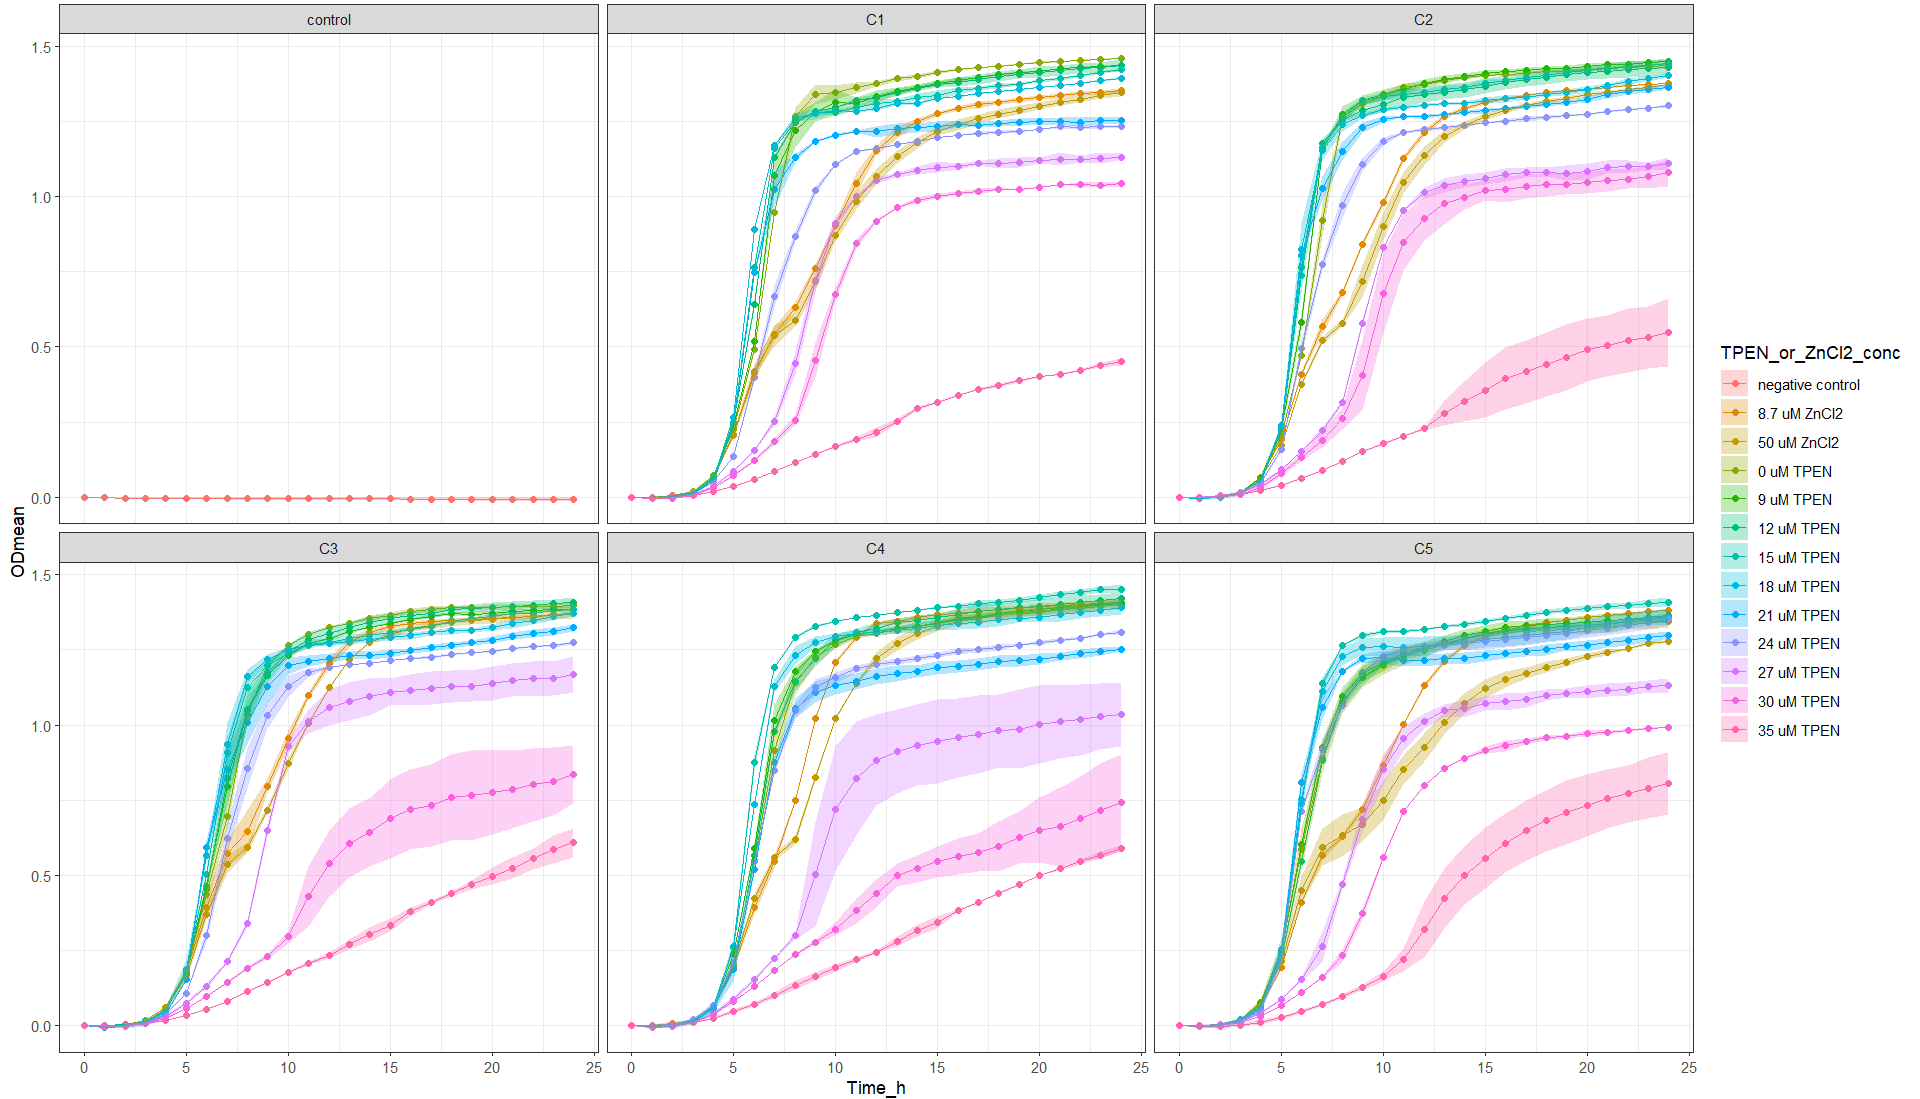

Source code (R):
setwd("~/ITQB/Plate readings/Exp31_2plates_04042024")

library(tidyverse)

library(readxl)
Exp31 <- Exp31_2plates_04042024 <- read_excel("Exp31_2plates_04042024_final_final.xlsx")
View(Exp31) 

Exp31_v1 <- Exp31 %>%
  pivot_longer(names_to = "Condition", values_to = "OD_578", cols = -Time_h)
Exp31_v1
View(Exp31_v1)


Exp31_v2 <- separate(Exp31_v1, Condition, 
                     c("Community",
                       "Transfer_medium",
                       "Zn_condition", 
                       "Tech_Repl",
                       "Biol_Repl",
                       "TPEN_or_ZnCl2_conc",
                       "Well_number"), 
                     sep = "_", remove = FALSE,
                     convert = FALSE)
View(Exp31_v2)

Exp31_v2$OD_578 <- as.numeric (Exp31_v2$OD_578) #Because OD_578 values are character

Exp31_v2$TPEN_or_ZnCl2_conc <- factor(Exp31_v2$TPEN_or_ZnCl2_conc, levels = c("nodrug",
                                                                              "1.74",
                                                                              "10",
                                                                              "0",
                                                                              "1.8",
                                                                              "2.4",
                                                                              "3.0",
                                                                              "3.6",
                                                                              "4.2",
                                                                              "4.8",
                                                                              "5.4",
                                                                              "6.0",
                                                                              "7.0"))

Exp31_v2 <- Exp31_v2 %>% mutate(TPEN_or_ZnCl2_conc = recode (TPEN_or_ZnCl2_conc,
                                                    "nodrug" = "control",
                                                    "1.74" = "17.4uM",
                                                    "10" = "50uM",
                                                    "0" = "0uM",
                                                    "1.8" = "9uM",
                                                    "2.4" = "12uM",
                                                    "3.0" = "15uM",
                                                    "3.6" = "18uM",
                                                    "4.2" = "21uM",
                                                    "4.8" = "24uM",
                                                    "5.4" = "27uM",
                                                    "6.0" = "30uM",
                                                    "7.0" = "35uM"))


Exp31_v2$Community <- factor(Exp31_v2$Community, levels = c("control",
                                                            "C1",
                                                            "C2",
                                                            "C3",
                                                            "C4",
                                                            "C5"))

Exp31_v2 %>%
  ggplot(aes(x= Time_h, y=OD_578, color = Tech_Repl)) +
  geom_line() +
  facet_grid (Community ~ TPEN_or_ZnCl2_conc)


Exp31_v3<- Exp31_v2 %>% group_by(Community, Transfer_medium, Zn_condition, Tech_Repl, Biol_Repl, Well_number) %>%
  mutate(blank = Time_h ==0)

View(Exp31_v3)

Exp31_v4 <- Exp31_v3 %>%
  group_by(Community, Transfer_medium, Zn_condition, Tech_Repl, Biol_Repl, Well_number) %>%
  mutate(OD = OD_578 - OD_578[blank]) %>%
  ungroup()


View(Exp31_v4)

#Obtain the mean and sd
Exp31_v5 <- Exp31_v4 %>% group_by(Time_h, Community, TPEN_or_ZnCl2_conc, Zn_condition) %>%
  summarise(ODmean = mean(OD), sdOD = sd(OD), n())

Exp31_v5$Community <- factor(Exp31_v5$Community, levels = c("control",
                                                            "C1",
                                                            "C2",
                                                            "C3",
                                                            "C4",
                                                            "C5"))


Exp31_v5 <- Exp31_v5 %>% mutate(TPEN_or_ZnCl2_conc =  recode (TPEN_or_ZnCl2_conc,
                                                              "control" = "negative control",
                                                              "17.4uM" = "17.4 uM ZnCl2",
                                                              "50uM" = "50 uM ZnCl2",
                                                              "0uM" = "0 uM TPEN",
                                                              "9uM" = "9 uM TPEN",
                                                              "12uM" = "12 uM TPEN",
                                                              "15uM" = "15 uM TPEN",
                                                              "18uM" = "18 uM TPEN",
                                                              "21uM" = "21 uM TPEN",
                                                              "24uM" = "24 uM TPEN",
                                                              "27uM" = "27 uM TPEN",
                                                              "30uM" = "30 uM TPEN",
                                                              "35uM" = "35 uM TPEN"))





# stocks conc / 0.001(mM --> uM) / d.f (=2)--> conc TPEN (now in the table)

Exp31_v5  %>% ggplot(aes(x = Time_h,
                         y = ODmean,
                         color = TPEN_or_ZnCl2_conc,
                         fill = TPEN_or_ZnCl2_conc
)) +
  geom_point() +
  geom_line() +
  geom_ribbon(aes(ymin=ODmean-sdOD, ymax=ODmean+sdOD),
              alpha = 0.3, colour = NA) +
  facet_wrap (Community ~ .) +
  theme_bw()
